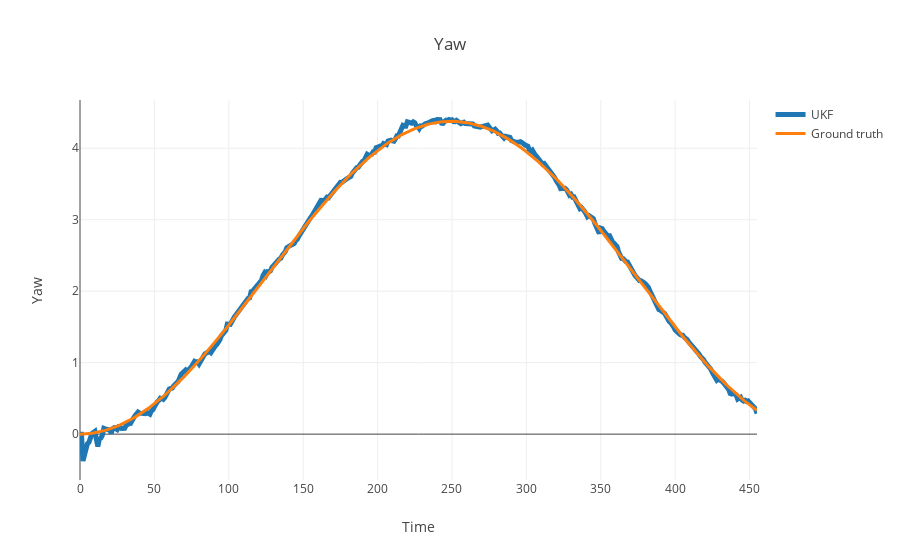

The code cell stored with this chart in its notebook:
### Code cell
data = [
    go.Scatter(
        x=df.index,
        y=df['yaw_angle_state'],
        name='UKF',
        line = dict(
            width = 5
        )
    ),
    go.Scatter(
        x=df.index,
        y=df['yaw_ground_truth'],
        name='Ground truth',
        line = dict(
            width = 3
        )
    )
]
layout = go.Layout(
    title='Yaw',
    yaxis=dict(title='Yaw'),
    xaxis=dict(title='Time')
)

fig = go.Figure(data=data, layout=layout)
iplot(fig)

### Figure 1 — Plotly figure (JSON) as saved in the notebook; plotly's stock layout.template omitted (floating-point values rounded to 4 significant figures; data arrays with more than 128 entries replaced by an {"elided": "..."} marker saying what was removed)
{"data": [{"line": {"width": 5}, "name": "UKF", "type": "scatter", "x": {"elided": "456 int values"}, "y": {"elided": "456 float values"}}, {"line": {"width": 3}, "name": "Ground truth", "type": "scatter", "x": {"elided": "456 int values"}, "y": {"elided": "456 float values"}}], "layout": {"title": "Yaw", "xaxis": {"title": "Time"}, "yaxis": {"title": "Yaw"}}}
